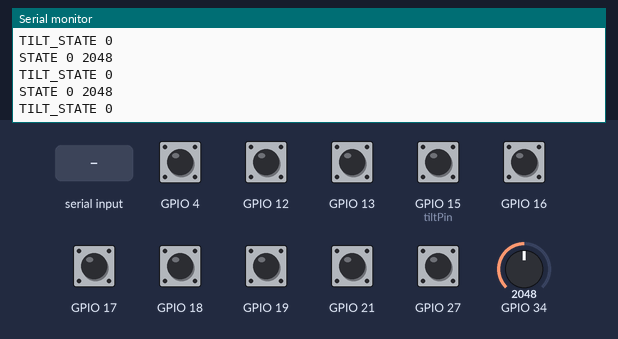
A sketch run on a simulated ESP32. On the bench: the last lines printed to the serial monitor. The inputs (shaded band) are chosen by the test bench; at power-on: GPIO 4, GPIO 12, GPIO 13, GPIO 15 (tiltPin), GPIO 16–19, GPIO 21, GPIO 27 HIGH, GPIO 34 = 2048 (analog values on the 0–4095 scale). EEPROM starts erased.

Above: at 1.2 s.
1.3 s: "CFG TILT \n" received over Serial
At 1.46 s:
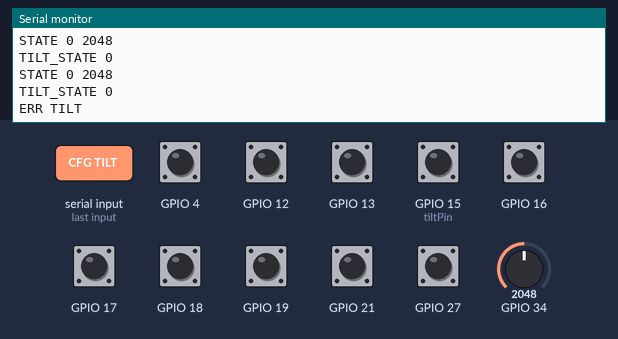
2.8 s: "CFG PINS \n" received over Serial
At 2.96 s:
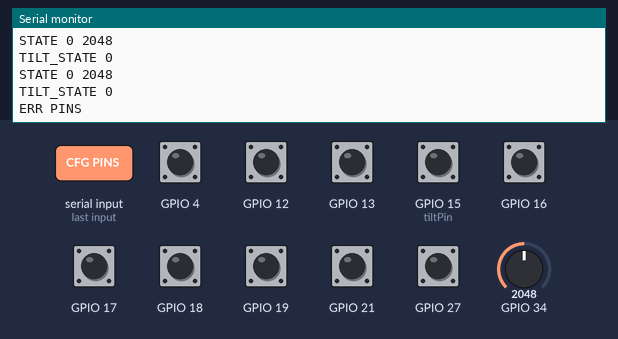
4.3 s: "90,45\n" received over Serial
At 4.46 s:
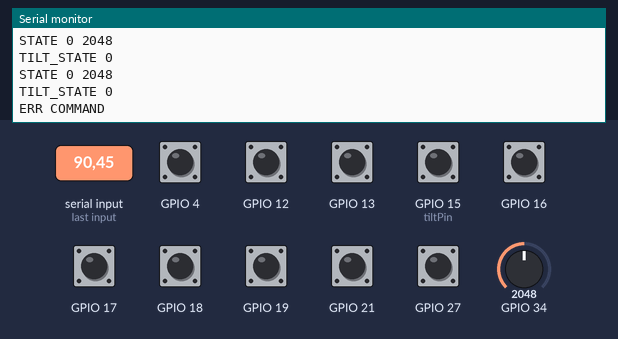
5.8 s: GPIO 34 set to 2866
At 6.06 s:
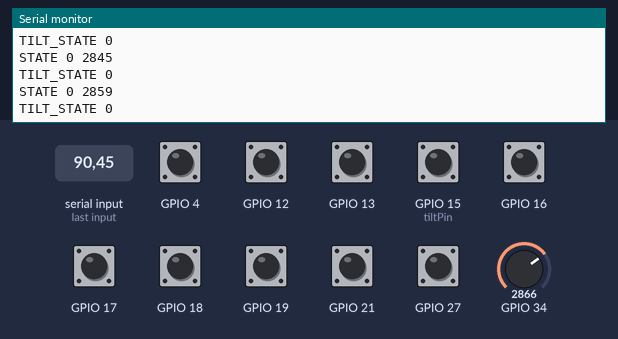
7.3 s: GPIO 4 pulled LOW for 0.15 s
8.9 s: GPIO 12 pulled LOW for 0.15 s
Timing chart, 0 to 11.5 s (numbered marks = the images above; inputs shaded):
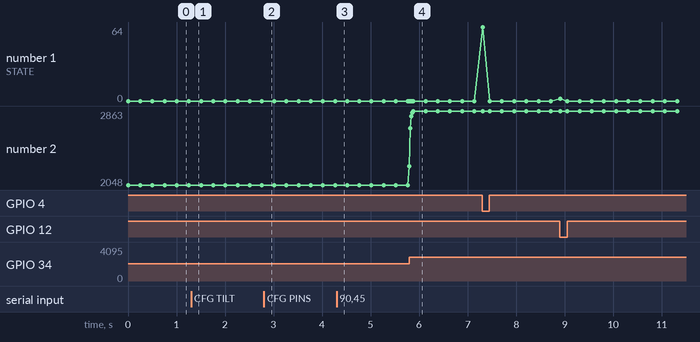

The sketch:

configuravel.ino
```cpp
// CONFIG v11. Optional upgrade: configurable pins + Tilt persisted in ESP32 NVS.
// Normally-open switches to GND. Keep GPIO12 and GPIO15 released at boot.
#include <Preferences.h>
Preferences prefs;
constexpr uint8_t N = 9;
constexpr uint8_t DEFAULTS[N] = {16,21,27,17,18,12,13,4,19};
constexpr uint8_t DEFAULT_TILT = 15;
constexpr uint16_t BITS[N] = {1,4,8,16,32,2,256,64,128};
uint8_t pins[N];
uint8_t tiltPin = DEFAULT_TILT;
bool candidate[N], stable[N];
bool tiltCandidate = HIGH, tiltStable = HIGH;
uint32_t changedAt[N], tiltChangedAt = 0, lastReport, lastSample;
uint16_t whammy, reportedWhammy;
String command;
bool validPin(int p) {
  // GPIO12 and GPIO15 are boot straps; keep switches released when the board resets.
  const uint8_t allowed[] = {4,5,12,13,14,15,16,17,18,19,21,22,23,25,26,27,32,33};
  for (uint8_t a : allowed) if (p == a) return true;
  return false;
}
bool validPins(const uint8_t *values) {
  for (int i=0;i<N;i++) {
    if (!validPin(values[i])) return false;
    for (int j=0;j<i;j++) if (values[i]==values[j]) return false;
  }
  return true;
}
void configure() {
  for (int i=0;i<N;i++) {
    pinMode(pins[i],INPUT_PULLUP);
    candidate[i]=stable[i]=digitalRead(pins[i]);
    changedAt[i]=millis();
  }
  pinMode(tiltPin,INPUT_PULLUP);
  tiltCandidate=tiltStable=digitalRead(tiltPin);
  tiltChangedAt=millis();
}
void reportPins() {
  Serial.print("PINS ");
  for (int i=0;i<N;i++) { if (i) Serial.print(','); Serial.print(pins[i]); }
  Serial.println();
}
void reportTilt() {
  Serial.printf("TILT %u\n", tiltPin);
}
void report() {
  uint16_t mask=0;
  for (int i=0;i<N;i++) if (stable[i]==LOW) mask|=BITS[i];
  Serial.printf("STATE %u %u\n",mask,whammy);
  Serial.printf("TILT_STATE %u\n", tiltStable == LOW ? 1 : 0);
  reportedWhammy=whammy;
  lastReport=millis();
}
void processCommand() {
  if (command=="GET PINS") { reportPins(); return; }
  if (command=="GET TILT") { reportTilt(); Serial.printf("TILT_STATE %u\n", tiltStable == LOW ? 1 : 0); return; }
  if (command.startsWith("CFG TILT ")) {
    String token = command.substring(9);
    if (!token.length() || token.length()>2) { Serial.println("ERR TILT"); return; }
    for (int j=0;j<token.length();j++) if (!isDigit(token[j])) { Serial.println("ERR TILT"); return; }
    int nextTilt = token.toInt();
    if (!validPin(nextTilt)) { Serial.println("ERR TILT"); return; }
    if (!prefs.putUChar("tilt", (uint8_t)nextTilt)) { Serial.println("ERR SAVE"); return; }
    pinMode(tiltPin, INPUT);
    tiltPin = (uint8_t)nextTilt;
    pinMode(tiltPin, INPUT_PULLUP);
    tiltCandidate = tiltStable = digitalRead(tiltPin);
    tiltChangedAt = millis();
    reportTilt();
    Serial.printf("TILT_STATE %u\n", tiltStable == LOW ? 1 : 0);
    return;
  }
  if (!command.startsWith("CFG PINS ")) { Serial.println("ERR COMMAND"); return; }
  uint8_t next[N]; int index=9;
  for (int i=0;i<N;i++) {
    int end=command.indexOf(',',index);
    if (i<N-1 && end<0) { Serial.println("ERR PINS"); return; }
    if (i==N-1) end=command.length();
    String token=command.substring(index,end);
    if (!token.length() || token.length()>2) { Serial.println("ERR PINS"); return; }
    for (int j=0;j<token.length();j++) if (!isDigit(token[j])) { Serial.println("ERR PINS"); return; }
    next[i]=token.toInt(); index=end+1;
  }
  if (!validPins(next)) { Serial.println("ERR PINS"); return; }
  if (prefs.putBytes("pins",next,N)!=N) { Serial.println("ERR SAVE"); return; }
  for (int i=0;i<N;i++) pinMode(pins[i],INPUT);
  memcpy(pins,next,N); configure();
  reportPins(); report();
}
void setup() {
  memcpy(pins,DEFAULTS,N);
  prefs.begin("guitarlab",false);
  uint8_t stored[N];
  if (prefs.getBytesLength("pins")==N && prefs.getBytes("pins",stored,N)==N && validPins(stored)) memcpy(pins,stored,N);
  uint8_t storedTilt = prefs.getUChar("tilt", DEFAULT_TILT);
  if (validPin(storedTilt)) tiltPin = storedTilt;
  configure(); analogReadResolution(12); analogSetPinAttenuation(34,ADC_11db);
  whammy=analogRead(34); lastSample=millis(); command.reserve(128);
  Serial.begin(115200);
  Serial.println("GUITARHERO CONFIG v11"); reportPins(); reportTilt(); report();
}
void loop() {
  uint32_t now=millis(); bool changed=false;
  for (int i=0;i<N;i++) {
    bool level=digitalRead(pins[i]);
    if (level!=candidate[i]) { candidate[i]=level; changedAt[i]=now; }
    if (candidate[i]!=stable[i] && uint32_t(now-changedAt[i])>=5) { stable[i]=candidate[i]; changed=true; }
  }
  bool tiltLevel = digitalRead(tiltPin);
  if (tiltLevel != tiltCandidate) { tiltCandidate = tiltLevel; tiltChangedAt = now; }
  if (tiltCandidate != tiltStable && uint32_t(now - tiltChangedAt) >= 200) { tiltStable = tiltCandidate; changed = true; }
  if (uint32_t(now-lastSample)>=5) { whammy=(3*uint32_t(whammy)+analogRead(34))/4; lastSample=now; }
  if (changed || (abs(int(whammy)-int(reportedWhammy))>=12 && uint32_t(now-lastReport)>=20) || uint32_t(now-lastReport)>=250) report();
  while (Serial.available()) {
    char c=Serial.read();
    if (c=='\n') { processCommand(); command=""; }
    else if (c!='\r') { if (command.length()<127) command+=c; else command=""; }
  }
  delay(1);
}
```

Measured:
- after the input at 1.3 s, the serial monitor: prints a new line at once (image 1)
- after the input at 2.8 s, the serial monitor: prints a new line at once (image 2)
- after the input at 4.3 s, the serial monitor: prints a new line at once (image 3)
- after the input at 5.8 s, the serial monitor: prints a new line at once (image 4)
- plotted number 2: 2048 → 2863 after the input at 5.8 s
